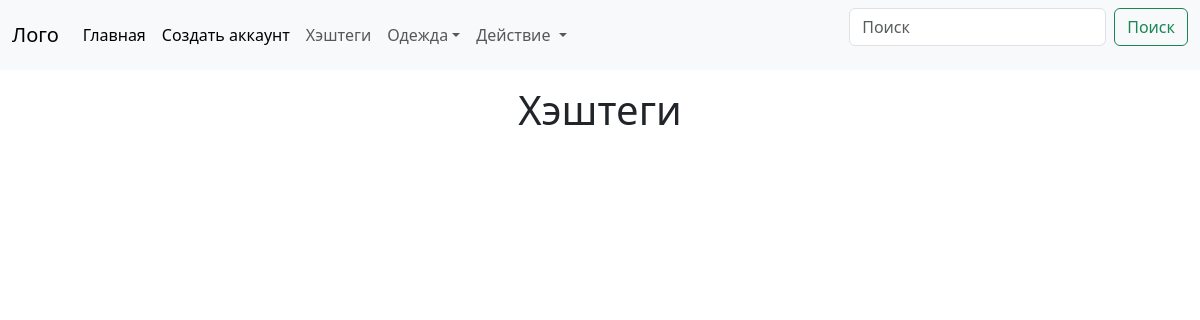
Page /product_tags/ on the earlier database version.
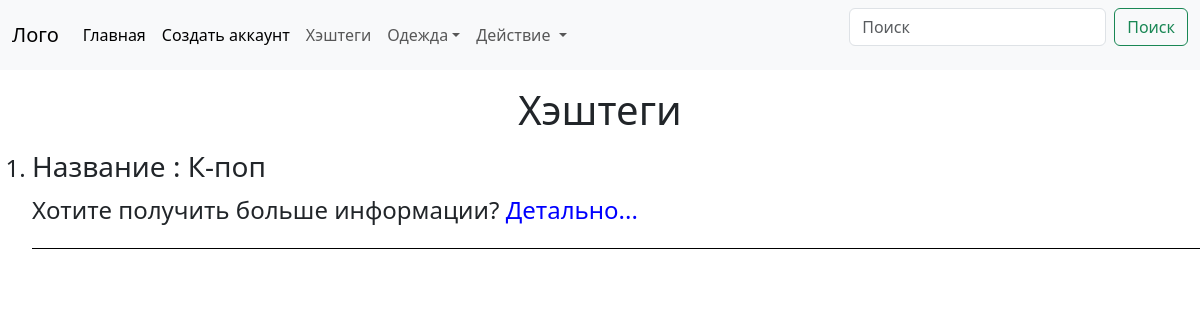
Same page on the later database version.
### hashtags/models.py (models this page shows, shortened)
class Product(models.Model):
    name = models.CharField(max_length=100)
    description = models.TextField(blank=True)
    cost = models.PositiveIntegerField()
    tag = models.ManyToManyField(Tag,related_name="content_name")
    created_at = models.DateTimeField(auto_now_add=True)

### hashtags/views.py (the view)
# urls.py: path('product_tags/',views.ProductView.as_view()),
class ProductView(generic.ListView):
    queryset = Product.objects.filter().order_by("-id")
    template_name = "hashtags/product.html"
    def get_queryset(self):
        return self.queryset

### templates/hashtags/product.html (shortened to what this page needs)
{% include "header.html" %}
<!DOCTYPE html>
<html lang="en">
<head>
</head>
<body>
<p>
<center><h1>Хэштеги</h1></center>
</p>
<ol style="font-size: 24px">
    {% for i in object_list %}
    <li style="border-bottom: 1px solid black; padding-bottom: 20px">
        <h3>Название : {{i.name}}</h3>
        Хотите получить больше информации? <a style="color:blue" href="/product_tags/{{i.id}}/">Детально...</a>
    </li>
    {% endfor %}
</ol>
</body>
</html>
{% include 'footer.html' %}

Differences in the rows shown:
added Product: name "К-поп"
